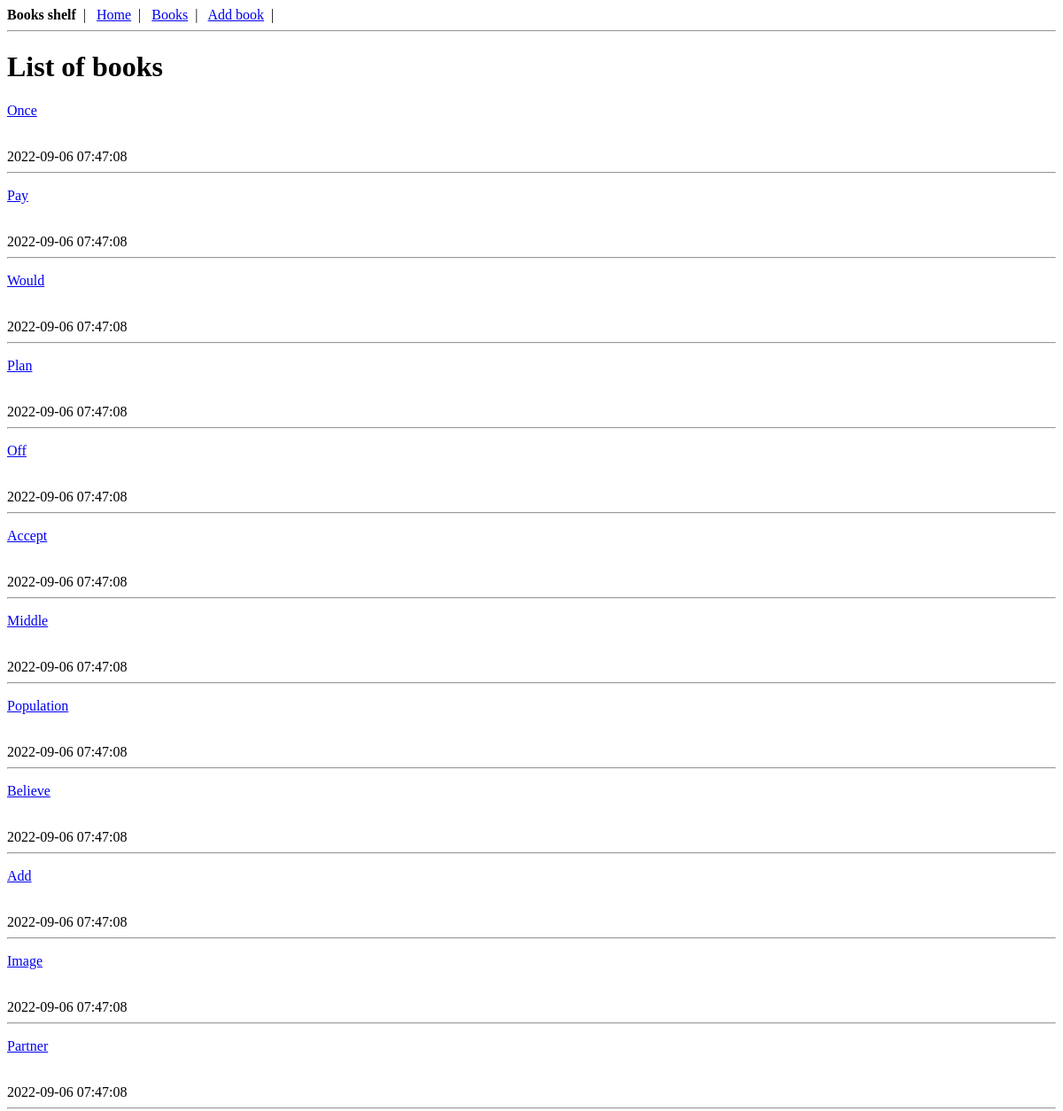
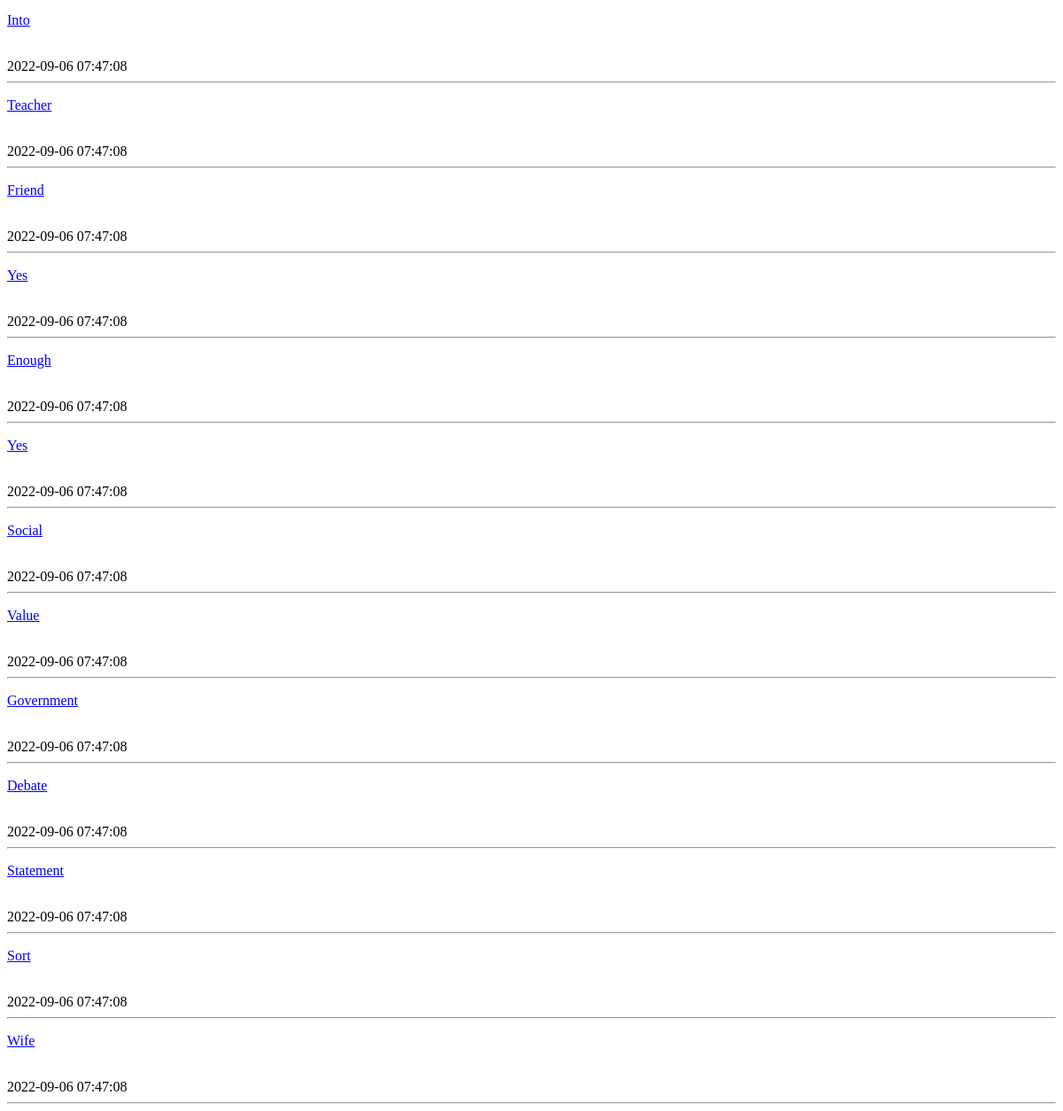
Page /books/list on the earlier database version (2 pictures, top to bottom).
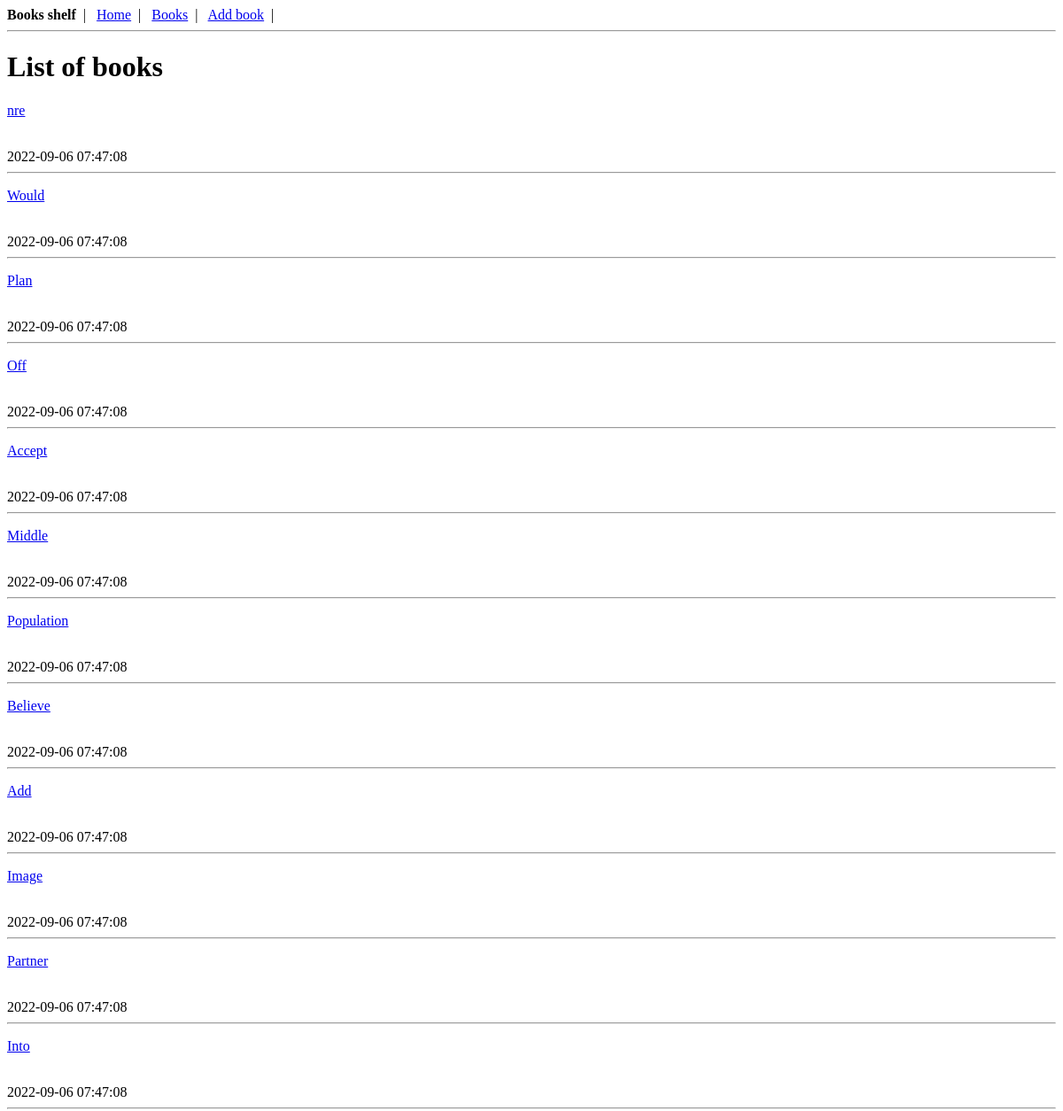
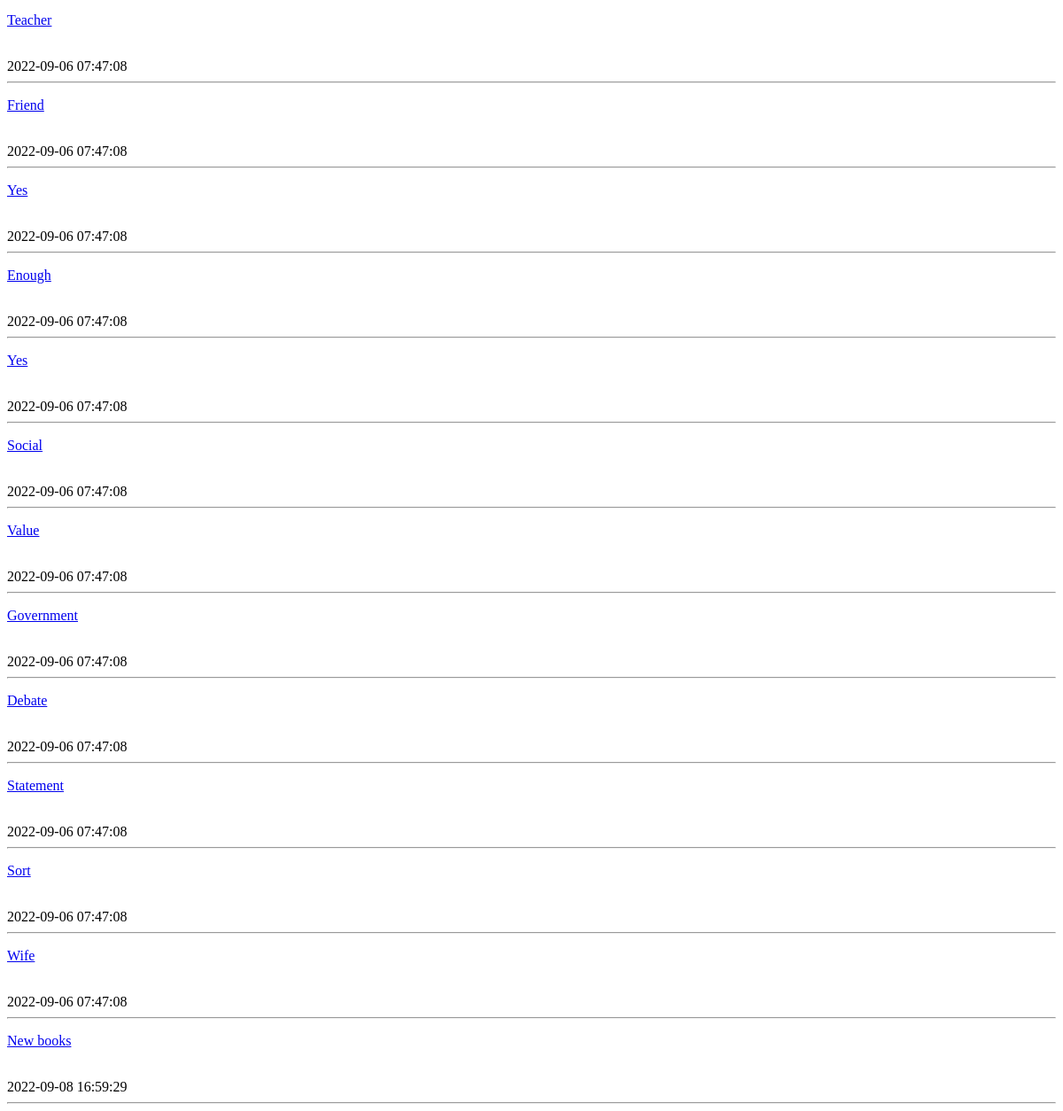
Same page on the later database version (2 pictures, top to bottom).
### tables this page shows
CREATE TABLE books (
    id INTEGER PRIMARY KEY AUTOINCREMENT ,
    title TEXT NOT NULL ,
    author TEXT NOT NULL ,
    created TIMESTAMP NOT NULL DEFAULT CURRENT_TIMESTAMP,
    updated TIMESTAMP NOT NULL DEFAULT CURRENT_TIMESTAMP
);

### application.py (the view)
@app.route('/books/list')
def list_books():
    conn = get_connection()
    books = conn.execute('SELECT * FROM books;').fetchall()
    conn.close()
    return render_template('books/list.html', books=books)

### application.py (called while the page is built)
def get_connection():
    conn = sqlite3.connect('books_db.sqlite')
    conn.row_factory = sqlite3.Row
    return conn

### templates/books/list.html (shortened to what this page needs)
{% extends 'base.html' %}
{% block content %}
  <h1>List of books</h1>
  {% for book in books %}
    <p>
      <a href="/books/detail/{{ book.id }}">{{ book.title }}</a>
    </p><br>{{ book.created }}
      <hr>
  {% endfor %}
{% endblock %}

### templates/base.html (shortened to what this page needs)
<!DOCTYPE html>
<html lang="en">
<head>
</head>
<body>
    <div>
        <strong>Books shelf</strong>&nbsp;&nbsp;|&nbsp;&nbsp;
        <a href="/">Home</a>&nbsp;&nbsp;|&nbsp;&nbsp;
        <a href="/books/list">Books</a>&nbsp;&nbsp;|&nbsp;&nbsp;
        <a href="/books/create">Add book</a>&nbsp;&nbsp;|&nbsp;&nbsp;
    </div>
    <hr>
    {% block content %}
    {% endblock %}
</body>
</html>

Differences in the rows shown:
removed books: title "Once", created "2022-09-06 07:47:08"
changed books: title "Pay" → "nre"
added books: title "New books", created "2022-09-08 16:59:29"
